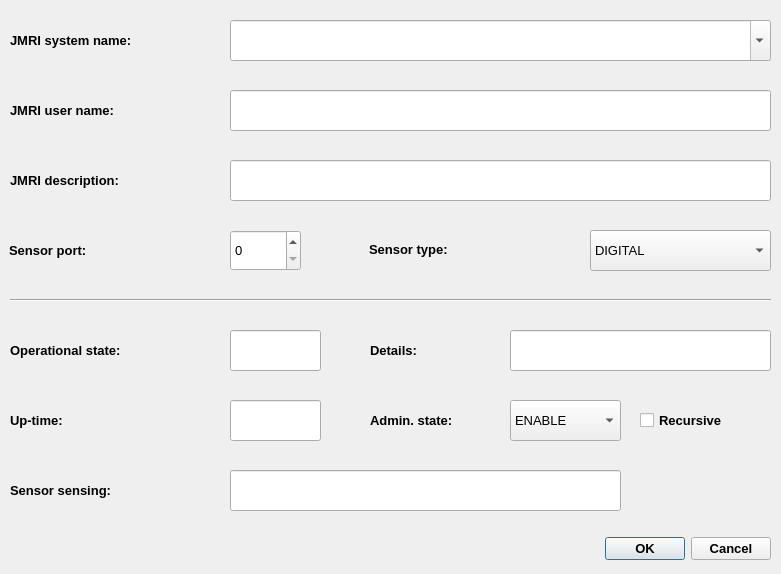
<?xml version="1.0" encoding="UTF-8"?>
<ui version="4.0">
 <class>sensDialog</class>
 <widget class="QDialog" name="sensDialog">
  <property name="geometry">
   <rect>
    <x>0</x>
    <y>0</y>
    <width>781</width>
    <height>574</height>
   </rect>
  </property>
  <property name="windowTitle">
   <string>Sensor</string>
  </property>
  <property name="windowIcon">
   <iconset>
    <normaloff>../icons/sensor.png</normaloff>../icons/sensor.png</iconset>
  </property>
  <property name="toolTip">
   <string>Tool Tip Test</string>
  </property>
  <property name="toolTipDuration">
   <number>2</number>
  </property>
  <widget class="QComboBox" name="adminStateComboBox">
   <property name="geometry">
    <rect>
     <x>510</x>
     <y>400</y>
     <width>111</width>
     <height>41</height>
    </rect>
   </property>
   <property name="font">
    <font>
     <pointsize>10</pointsize>
    </font>
   </property>
   <property name="whatsThis">
    <string>&lt;html&gt;&lt;head/&gt;&lt;body&gt;&lt;p&gt;Sensor administrative state [ENABLE | DISABLE]&lt;/p&gt;&lt;/body&gt;&lt;/html&gt;</string>
   </property>
   <item>
    <property name="text">
     <string>ENABLE</string>
    </property>
   </item>
   <item>
    <property name="text">
     <string>DISABLE</string>
    </property>
   </item>
  </widget>
  <widget class="QLabel" name="label_3">
   <property name="geometry">
    <rect>
     <x>370</x>
     <y>400</y>
     <width>131</width>
     <height>41</height>
    </rect>
   </property>
   <property name="font">
    <font>
     <pointsize>10</pointsize>
     <weight>75</weight>
     <bold>true</bold>
    </font>
   </property>
   <property name="whatsThis">
    <string>&lt;html&gt;&lt;head/&gt;&lt;body&gt;&lt;p&gt;Sensor administrative state [ENABLE | DISABLE]&lt;/p&gt;&lt;/body&gt;&lt;/html&gt;</string>
   </property>
   <property name="text">
    <string>Admin. state:</string>
   </property>
   <property name="wordWrap">
    <bool>true</bool>
   </property>
  </widget>
  <widget class="QLabel" name="label_4">
   <property name="geometry">
    <rect>
     <x>10</x>
     <y>330</y>
     <width>211</width>
     <height>41</height>
    </rect>
   </property>
   <property name="font">
    <font>
     <pointsize>10</pointsize>
     <weight>75</weight>
     <bold>true</bold>
    </font>
   </property>
   <property name="whatsThis">
    <string>&lt;html&gt;&lt;head/&gt;&lt;body&gt;&lt;p&gt;Sensor operational state sumary [AVAIL | UNAVAIL]&lt;/p&gt;&lt;/body&gt;&lt;/html&gt;</string>
   </property>
   <property name="text">
    <string>Operational state:</string>
   </property>
   <property name="wordWrap">
    <bool>true</bool>
   </property>
  </widget>
  <widget class="QLineEdit" name="opStateSummaryLineEdit">
   <property name="geometry">
    <rect>
     <x>230</x>
     <y>330</y>
     <width>91</width>
     <height>41</height>
    </rect>
   </property>
   <property name="font">
    <font>
     <pointsize>10</pointsize>
    </font>
   </property>
   <property name="whatsThis">
    <string>&lt;html&gt;&lt;head/&gt;&lt;body&gt;&lt;p&gt;Sensor operational state sumary [AVAIL | UNAVAIL]&lt;/p&gt;&lt;/body&gt;&lt;/html&gt;</string>
   </property>
   <property name="text">
    <string/>
   </property>
   <property name="readOnly">
    <bool>true</bool>
   </property>
  </widget>
  <widget class="QCheckBox" name="adminStateForceCheckBox">
   <property name="geometry">
    <rect>
     <x>640</x>
     <y>400</y>
     <width>131</width>
     <height>41</height>
    </rect>
   </property>
   <property name="font">
    <font>
     <pointsize>10</pointsize>
     <weight>75</weight>
     <bold>true</bold>
    </font>
   </property>
   <property name="whatsThis">
    <string>If you want to avoid manually “ENABLE” all parents, or “DISABLE” all children you may use the “recursive” version of “ENABLE”/”DISABLE” in which case the server does it for you.</string>
   </property>
   <property name="text">
    <string>Recursive</string>
   </property>
  </widget>
  <widget class="QLabel" name="label_5">
   <property name="geometry">
    <rect>
     <x>10</x>
     <y>400</y>
     <width>211</width>
     <height>41</height>
    </rect>
   </property>
   <property name="font">
    <font>
     <pointsize>10</pointsize>
     <weight>75</weight>
     <bold>true</bold>
    </font>
   </property>
   <property name="whatsThis">
    <string>&lt;html&gt;&lt;head/&gt;&lt;body&gt;&lt;p&gt;Sensor uptime - time sinse satellite link became available&lt;/p&gt;&lt;/body&gt;&lt;/html&gt;</string>
   </property>
   <property name="text">
    <string>Up-time:</string>
   </property>
  </widget>
  <widget class="QLineEdit" name="upTimeLineEdit">
   <property name="geometry">
    <rect>
     <x>230</x>
     <y>400</y>
     <width>91</width>
     <height>41</height>
    </rect>
   </property>
   <property name="font">
    <font>
     <pointsize>10</pointsize>
    </font>
   </property>
   <property name="whatsThis">
    <string>&lt;html&gt;&lt;head/&gt;&lt;body&gt;&lt;p&gt;Sensor uptime - time sinse satellite link became available&lt;/p&gt;&lt;/body&gt;&lt;/html&gt;</string>
   </property>
   <property name="text">
    <string/>
   </property>
   <property name="readOnly">
    <bool>true</bool>
   </property>
   <property name="clearButtonEnabled">
    <bool>false</bool>
   </property>
  </widget>
  <widget class="QDialogButtonBox" name="confirmButtonBox">
   <property name="geometry">
    <rect>
     <x>600</x>
     <y>528</y>
     <width>171</width>
     <height>41</height>
    </rect>
   </property>
   <property name="font">
    <font>
     <pointsize>10</pointsize>
     <weight>75</weight>
     <bold>true</bold>
    </font>
   </property>
   <property name="whatsThis">
    <string>&lt;html&gt;&lt;head/&gt;&lt;body&gt;&lt;p&gt;Accept and deploy configuration changes / or reject them&lt;/p&gt;&lt;/body&gt;&lt;/html&gt;</string>
   </property>
   <property name="standardButtons">
    <set>QDialogButtonBox::Cancel|QDialogButtonBox::Ok</set>
   </property>
  </widget>
  <widget class="QLabel" name="label_9">
   <property name="geometry">
    <rect>
     <x>370</x>
     <y>330</y>
     <width>131</width>
     <height>41</height>
    </rect>
   </property>
   <property name="font">
    <font>
     <pointsize>10</pointsize>
     <weight>75</weight>
     <bold>true</bold>
    </font>
   </property>
   <property name="whatsThis">
    <string>&lt;html&gt;&lt;head/&gt;&lt;body&gt;&lt;p&gt;Sensor detailed operational state [INIT | DISABLE | CBL | ERRSEC | FAIL]&lt;/p&gt;&lt;/body&gt;&lt;/html&gt;</string>
   </property>
   <property name="text">
    <string>Details:</string>
   </property>
  </widget>
  <widget class="QLineEdit" name="opStateDetailLineEdit">
   <property name="geometry">
    <rect>
     <x>510</x>
     <y>330</y>
     <width>261</width>
     <height>41</height>
    </rect>
   </property>
   <property name="font">
    <font>
     <pointsize>10</pointsize>
    </font>
   </property>
   <property name="whatsThis">
    <string>&lt;html&gt;&lt;head/&gt;&lt;body&gt;&lt;p&gt;Sensor detailed operational state [INIT | DISABLE | CBL | ERRSEC | FAIL]&lt;/p&gt;&lt;/body&gt;&lt;/html&gt;</string>
   </property>
   <property name="text">
    <string/>
   </property>
   <property name="readOnly">
    <bool>true</bool>
   </property>
  </widget>
  <widget class="QLabel" name="sensorTypeLabel">
   <property name="geometry">
    <rect>
     <x>369</x>
     <y>229</y>
     <width>211</width>
     <height>41</height>
    </rect>
   </property>
   <property name="font">
    <font>
     <pointsize>10</pointsize>
     <weight>75</weight>
     <bold>true</bold>
    </font>
   </property>
   <property name="whatsThis">
    <string>&lt;html&gt;&lt;head/&gt;&lt;body&gt;&lt;p&gt;Sensor type&lt;/p&gt;&lt;/body&gt;&lt;/html&gt;</string>
   </property>
   <property name="text">
    <string>Sensor type:</string>
   </property>
  </widget>
  <widget class="QLabel" name="jmriSystemNameLabel">
   <property name="geometry">
    <rect>
     <x>10</x>
     <y>20</y>
     <width>211</width>
     <height>41</height>
    </rect>
   </property>
   <property name="font">
    <font>
     <pointsize>10</pointsize>
     <weight>75</weight>
     <bold>true</bold>
    </font>
   </property>
   <property name="whatsThis">
    <string>&lt;html&gt;&lt;head/&gt;&lt;body&gt;&lt;p&gt;&lt;span style=&quot; font-family:'Aptos,sans-serif';&quot;&gt;This is an immutable system identifier that needs to start with the &amp;quot;MS-&amp;quot; prefix.&lt;/span&gt;&lt;/p&gt;&lt;/body&gt;&lt;/html&gt;</string>
   </property>
   <property name="text">
    <string>JMRI system name:</string>
   </property>
   <property name="wordWrap">
    <bool>true</bool>
   </property>
  </widget>
  <widget class="QLabel" name="jmruUserNameLabel">
   <property name="geometry">
    <rect>
     <x>10</x>
     <y>90</y>
     <width>211</width>
     <height>41</height>
    </rect>
   </property>
   <property name="font">
    <font>
     <pointsize>10</pointsize>
     <weight>75</weight>
     <bold>true</bold>
    </font>
   </property>
   <property name="whatsThis">
    <string>&lt;html&gt;&lt;head/&gt;&lt;body&gt;&lt;p&gt;Sensor user name&lt;/p&gt;&lt;/body&gt;&lt;/html&gt;</string>
   </property>
   <property name="text">
    <string>JMRI user name:</string>
   </property>
   <property name="wordWrap">
    <bool>true</bool>
   </property>
  </widget>
  <widget class="QLineEdit" name="JMRIUserNameLineEdit">
   <property name="geometry">
    <rect>
     <x>230</x>
     <y>90</y>
     <width>541</width>
     <height>41</height>
    </rect>
   </property>
   <property name="font">
    <font>
     <pointsize>10</pointsize>
    </font>
   </property>
   <property name="whatsThis">
    <string>&lt;html&gt;&lt;head/&gt;&lt;body&gt;&lt;p&gt;Sensor user name&lt;/p&gt;&lt;/body&gt;&lt;/html&gt;</string>
   </property>
   <property name="text">
    <string/>
   </property>
   <property name="readOnly">
    <bool>false</bool>
   </property>
  </widget>
  <widget class="QLineEdit" name="sensStateLineEdit">
   <property name="geometry">
    <rect>
     <x>230</x>
     <y>470</y>
     <width>391</width>
     <height>41</height>
    </rect>
   </property>
   <property name="font">
    <font>
     <pointsize>10</pointsize>
    </font>
   </property>
   <property name="whatsThis">
    <string>&lt;html&gt;&lt;head/&gt;&lt;body&gt;&lt;p&gt;Sensor sensing&lt;/p&gt;&lt;/body&gt;&lt;/html&gt;</string>
   </property>
   <property name="text">
    <string/>
   </property>
   <property name="readOnly">
    <bool>true</bool>
   </property>
  </widget>
  <widget class="QLabel" name="sensingLabel">
   <property name="geometry">
    <rect>
     <x>10</x>
     <y>470</y>
     <width>211</width>
     <height>41</height>
    </rect>
   </property>
   <property name="font">
    <font>
     <pointsize>10</pointsize>
     <weight>75</weight>
     <bold>true</bold>
    </font>
   </property>
   <property name="whatsThis">
    <string>&lt;html&gt;&lt;head/&gt;&lt;body&gt;&lt;p&gt;Sensor sensing&lt;/p&gt;&lt;/body&gt;&lt;/html&gt;</string>
   </property>
   <property name="text">
    <string>Sensor sensing:</string>
   </property>
  </widget>
  <widget class="QLabel" name="jmriDescriptionLabel">
   <property name="geometry">
    <rect>
     <x>10</x>
     <y>160</y>
     <width>211</width>
     <height>41</height>
    </rect>
   </property>
   <property name="font">
    <font>
     <pointsize>10</pointsize>
     <weight>75</weight>
     <bold>true</bold>
    </font>
   </property>
   <property name="whatsThis">
    <string>&lt;html&gt;&lt;head/&gt;&lt;body&gt;&lt;p&gt;Sensor description&lt;/p&gt;&lt;/body&gt;&lt;/html&gt;</string>
   </property>
   <property name="text">
    <string>JMRI description:</string>
   </property>
   <property name="wordWrap">
    <bool>true</bool>
   </property>
  </widget>
  <widget class="QLineEdit" name="JMRIDescriptionLineEdit">
   <property name="geometry">
    <rect>
     <x>230</x>
     <y>160</y>
     <width>541</width>
     <height>41</height>
    </rect>
   </property>
   <property name="font">
    <font>
     <pointsize>10</pointsize>
    </font>
   </property>
   <property name="whatsThis">
    <string>&lt;html&gt;&lt;head/&gt;&lt;body&gt;&lt;p&gt;Sensor description&lt;/p&gt;&lt;/body&gt;&lt;/html&gt;</string>
   </property>
   <property name="text">
    <string/>
   </property>
   <property name="readOnly">
    <bool>false</bool>
   </property>
  </widget>
  <widget class="QLabel" name="sensorPortLabel">
   <property name="geometry">
    <rect>
     <x>9</x>
     <y>230</y>
     <width>211</width>
     <height>41</height>
    </rect>
   </property>
   <property name="font">
    <font>
     <pointsize>10</pointsize>
     <weight>75</weight>
     <bold>true</bold>
    </font>
   </property>
   <property name="whatsThis">
    <string>&lt;html&gt;&lt;head/&gt;&lt;body&gt;&lt;p&gt;Sensor port&lt;/p&gt;&lt;/body&gt;&lt;/html&gt;</string>
   </property>
   <property name="text">
    <string>Sensor port:</string>
   </property>
   <property name="wordWrap">
    <bool>true</bool>
   </property>
  </widget>
  <widget class="QComboBox" name="sensTypeComboBox">
   <property name="geometry">
    <rect>
     <x>590</x>
     <y>230</y>
     <width>181</width>
     <height>41</height>
    </rect>
   </property>
   <property name="font">
    <font>
     <pointsize>10</pointsize>
    </font>
   </property>
   <property name="whatsThis">
    <string>&lt;html&gt;&lt;head/&gt;&lt;body&gt;&lt;p&gt;Sensor type&lt;/p&gt;&lt;/body&gt;&lt;/html&gt;</string>
   </property>
   <item>
    <property name="text">
     <string>DIGITAL</string>
    </property>
   </item>
  </widget>
  <widget class="Line" name="line">
   <property name="geometry">
    <rect>
     <x>10</x>
     <y>292</y>
     <width>761</width>
     <height>16</height>
    </rect>
   </property>
   <property name="orientation">
    <enum>Qt::Horizontal</enum>
   </property>
  </widget>
  <widget class="QSpinBox" name="sensPortSpinBox">
   <property name="geometry">
    <rect>
     <x>230</x>
     <y>230</y>
     <width>71</width>
     <height>41</height>
    </rect>
   </property>
   <property name="font">
    <font>
     <pointsize>10</pointsize>
    </font>
   </property>
   <property name="whatsThis">
    <string>&lt;html&gt;&lt;head/&gt;&lt;body&gt;&lt;p&gt;Sensor port&lt;/p&gt;&lt;/body&gt;&lt;/html&gt;</string>
   </property>
   <property name="prefix">
    <string/>
   </property>
   <property name="maximum">
    <number>7</number>
   </property>
  </widget>
  <widget class="QComboBox" name="JMRISystemNameComboBox">
   <property name="geometry">
    <rect>
     <x>230</x>
     <y>20</y>
     <width>541</width>
     <height>41</height>
    </rect>
   </property>
   <property name="font">
    <font>
     <pointsize>10</pointsize>
    </font>
   </property>
   <property name="focusPolicy">
    <enum>Qt::StrongFocus</enum>
   </property>
   <property name="acceptDrops">
    <bool>true</bool>
   </property>
   <property name="whatsThis">
    <string>&lt;html&gt;&lt;head/&gt;&lt;body&gt;&lt;p&gt;&lt;span style=&quot; font-family:'Aptos,sans-serif';&quot;&gt;This is an immutable system identifier that needs to start with the &amp;quot;MS-&amp;quot; prefix.&lt;/span&gt;&lt;/p&gt;&lt;/body&gt;&lt;/html&gt;</string>
   </property>
   <property name="editable">
    <bool>true</bool>
   </property>
  </widget>
 </widget>
 <resources/>
 <connections/>
</ui>
